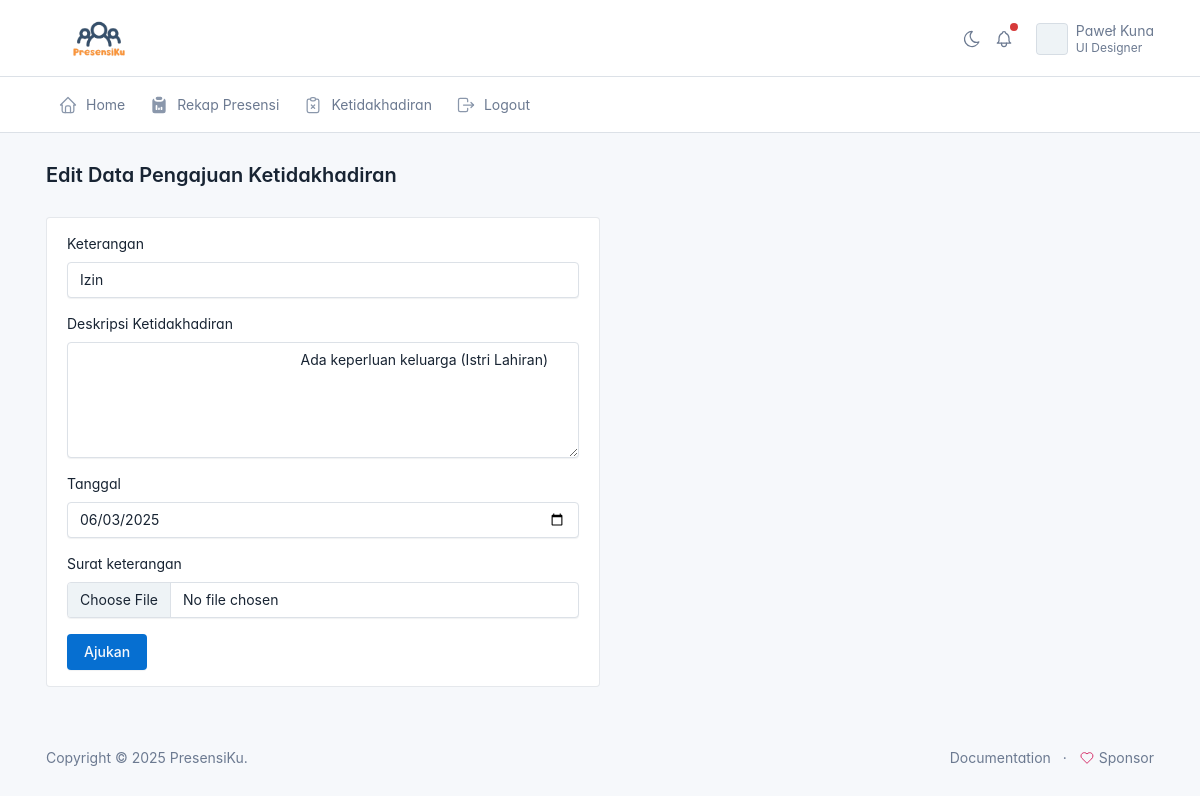
/pegawai/ketidakhadiran/edit.php?id=10 (signed in), run on the app's committed database.
### tables this page shows
CREATE TABLE `ketidakhadiran` (
  `id` int(11) NOT NULL,
  `id_pegawai` int(11) NOT NULL,
  `keterangan` varchar(225) NOT NULL,
  `tanggal` date NOT NULL,
  `deskripsi` varchar(225) NOT NULL,
  `file` varchar(100) NOT NULL,
  `status_pengajuan` varchar(30) NOT NULL
);

### pegawai/ketidakhadiran/edit.php (the view, shortened to what this page needs)
<?php
include('../layout/header.php');
include_once('../../config.php');
$id = $_GET['id'];
$result = mysqli_query($connection, "SELECT * FROM ketidakhadiran WHERE id='$id'");
while ($data = mysqli_fetch_array($result)) {
    $keterangan = $data['keterangan'];
    $deskripsi = $data['deskripsi'];
    $tanggal = $data['tanggal'];
}
?>
<div class="page-body">
    <div class="container-xl">
        <div class="card col-md-6">
            <div class="card-body">
                <form action="" method="POST" enctype="multipart/form-data">
                    <div class="mb-3">
                        <label for="" class="mb-2">Keterangan</label>
                        <select name="keterangan" class="form-control">
                            <option <?php if ($keterangan === 'Izin') {
                                echo 'selected';
                            } ?> value="Izin">
                                Izin
                            </option>
                        </select>
                    </div>
                    <div class="mb-3">
                        <label for="" class="mb-2">Deskripsi Ketidakhadiran</label>
                        <textarea name="deskripsi" id="" cols="30" rows="5" class="form-control">
                            <?= $deskripsi ?>
                        </textarea>
                    </div>
                    <div class="mb-3">
                        <label for="" class="mb-2">Tanggal</label>
                        <input type="date" class="form-control" name="tanggal" value="<?= $tanggal ?>">
                    </div>
                    <div class="mb-3">
                        <label for="" class="mb-2">Surat keterangan</label>
                        <input type="file" class="form-control" name="file_baru">
                    </div>
                    <button type="submit" class="btn btn-primary" name="update">Ajukan</button>
                </form>
            </div>
        </div>
    </div>
</div>
<?php include('../layout/footer.php'); ?>

### data on the page
ketidakhadiran: keterangan "Izin", deskripsi "Ada keperluan keluarga (Istri Lahiran)", tanggal "06/03/2025"

### other printed values
$judul "Edit Data Pengajuan Ketidakhadiran"
